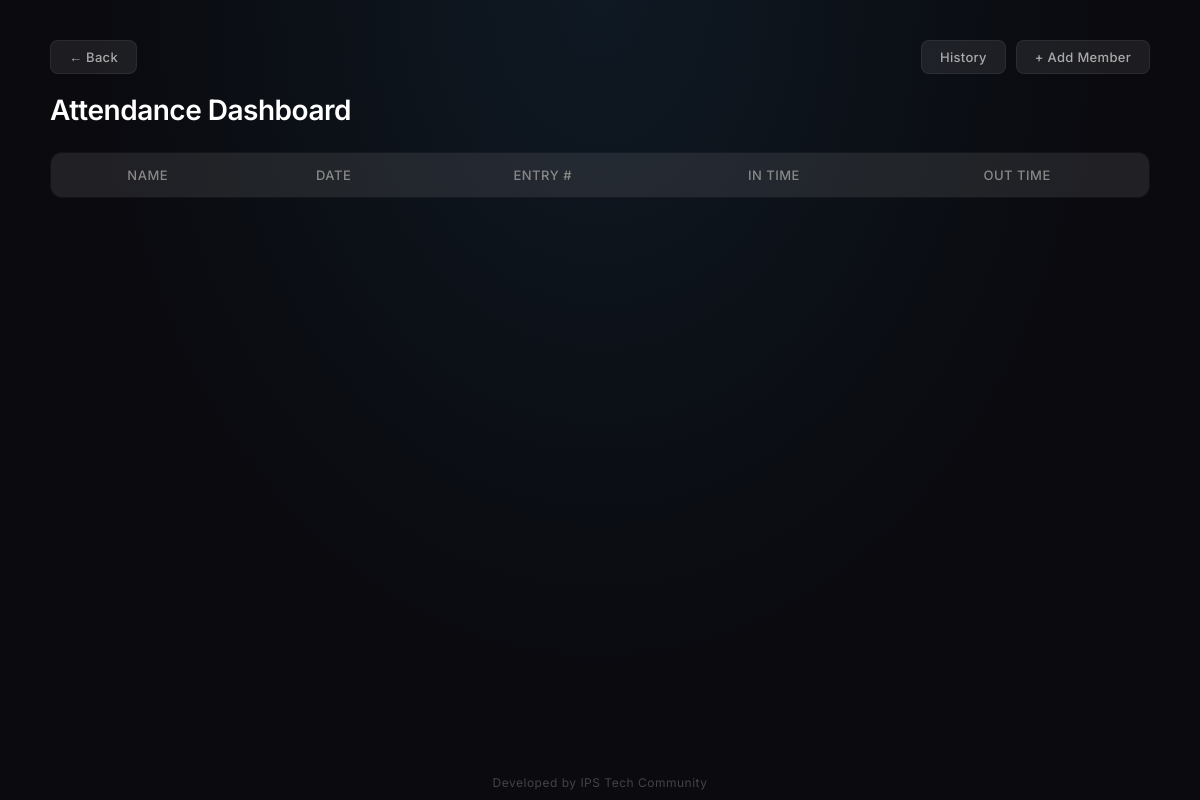
Page /dashboard on the earlier database version.
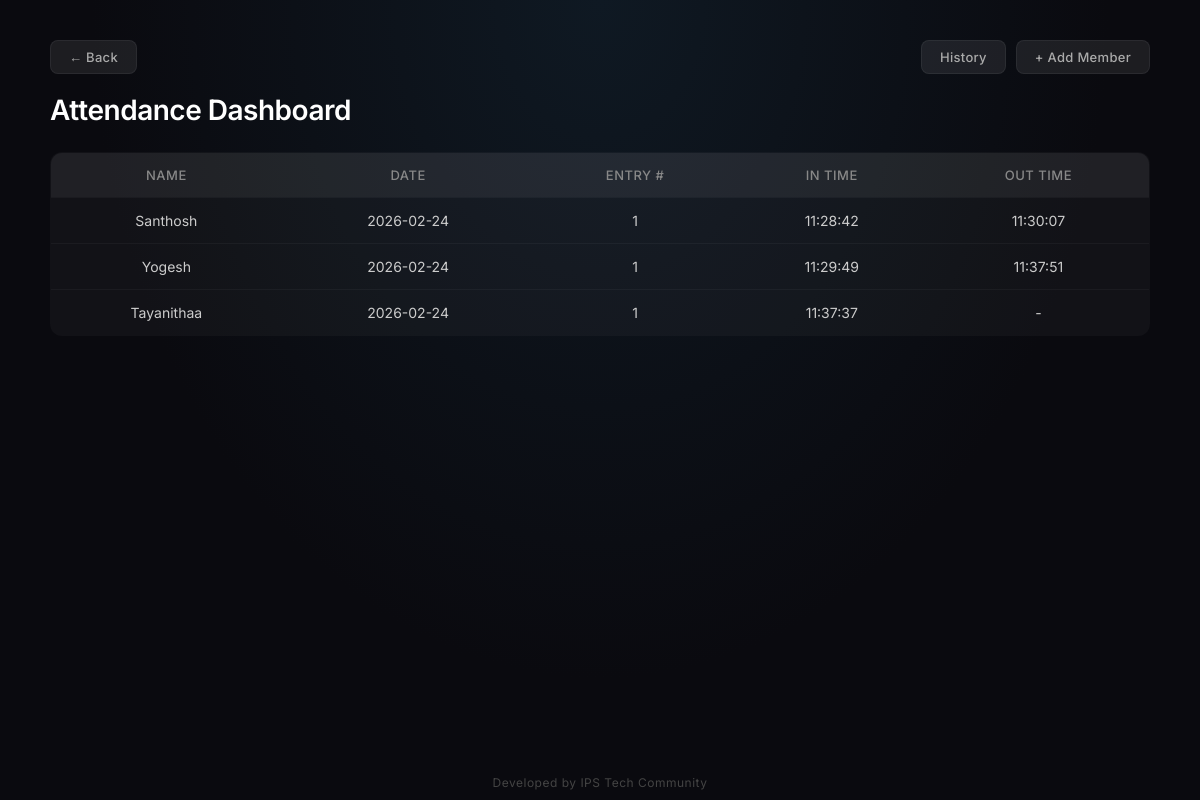
Same page on the later database version.
### tables this page shows
CREATE TABLE attendance (
            id INTEGER PRIMARY KEY AUTOINCREMENT,
            student_id INTEGER,
            date TEXT,
            in_time TEXT,
            out_time TEXT,
            entry_number INTEGER DEFAULT 1,
            FOREIGN KEY(student_id) REFERENCES students(id)
        );

CREATE TABLE students (
            id INTEGER PRIMARY KEY AUTOINCREMENT,
            name TEXT NOT NULL,
            roll_number TEXT,
            rfid_uid TEXT UNIQUE NOT NULL
        );

### app.py (the view)
@app.route("/dashboard")
def dashboard():
    conn = get_db()
    cursor = conn.cursor()
    records = cursor.execute('''
        SELECT students.name, attendance.date, attendance.in_time, attendance.out_time, attendance.entry_number
        FROM attendance
        JOIN students ON students.id = attendance.student_id
        ORDER BY attendance.date DESC, attendance.entry_number DESC
    ''').fetchall()
    conn.close()
    return render_template("dashboard.html", records=records)

### app.py (called while the page is built)
def get_db():
    conn = sqlite3.connect(DATABASE)
    conn.row_factory = sqlite3.Row
    return conn

### templates/dashboard.html (shortened to what this page needs)
<!DOCTYPE html>
<html>
<head>
    <link rel="stylesheet" href="{{ url_for('static', filename='style.css') }}">
</head>
<body>
<div class="dashboard-container">
    <div class="dashboard-header">
        <a href="/" class="back-btn">&larr; Back</a>
        <div class="dashboard-header-right">
            <a href="/history" class="history-btn">History</a>
            <a href="#" class="add-member-btn" onclick="showPasswordModal()">+ Add Member</a>
        </div>
    </div>
    <h1>Attendance Dashboard</h1>
    <table>
        <thead>
            <tr>
                <th>Name</th>
                <th>Date</th>
                <th>Entry #</th>
                <th>In Time</th>
                <th>Out Time</th>
            </tr>
        </thead>
        <tbody>
            {% for record in records %}
            <tr>
                <td>{{ record.name }}</td>
                <td>{{ record.date }}</td>
                <td>{{ record.entry_number }}</td>
                <td>{{ record.in_time }}</td>
                <td>{{ record.out_time if record.out_time else '-' }}</td>
            </tr>
            {% endfor %}
        </tbody>
    </table>
</div>
<footer class="footer">Developed by IPS Tech Community</footer>
</body>
</html>

### static/style.css (style rules this page uses)
body { margin: 0; font-family: 'Inter', 'Segoe UI', sans-serif; background: #0a0a0f; color: white; }
.footer { position: fixed; bottom: 0; left: 0; width: 100%; text-align: center; padding: 10px 0; font-size: 12px; color: #444; background: transparent; letter-spacing: 0.5px; }
.dashboard-container { padding: 40px 50px; position: relative; min-height: 100vh; box-sizing: border-box; background: radial-gradient(ellipse at top, #0f1923 0%, #0a0a0f 60%); }
.back-btn { display: inline-block; padding: 8px 18px; background: rgba(255, 255, 255, 0.08); color: #aaa; text-decoration: none; border-radius: 8px; font-size: 13px; font-weight: 500; transition: all 0.3s; border: 1px solid rgba(255, 255, 255, 0.06); letter-spacing: 0.3px; }
.dashboard-header { display: flex; justify-content: space-between; align-items: center; margin-bottom: 10px; }
.dashboard-container h1 { margin-bottom: 25px; font-size: 28px; font-weight: 600; letter-spacing: -0.5px; }
table { width: 100%; border-collapse: collapse; background: rgba(255, 255, 255, 0.03); border: 1px solid rgba(255, 255, 255, 0.06); border-radius: 12px; overflow: hidden; }
th, td { padding: 14px 16px; text-align: center; }
th { background: rgba(255, 255, 255, 0.06); font-weight: 500; font-size: 13px; text-transform: uppercase; letter-spacing: 0.5px; color: #888; }
td { font-size: 14px; color: #ccc; border-top: 1px solid rgba(255, 255, 255, 0.04); }
.add-member-btn { padding: 8px 18px; background: rgba(255, 255, 255, 0.08); color: #aaa; text-decoration: none; border-radius: 8px; font-size: 13px; font-weight: 500; transition: all 0.3s; border: 1px solid rgba(255, 255, 255, 0.06); letter-spacing: 0.3px; }
.dashboard-header-right { display: flex; gap: 10px; align-items: center; }
.history-btn { padding: 8px 18px; background: rgba(255, 255, 255, 0.08); color: #aaa; text-decoration: none; border-radius: 8px; font-size: 13px; font-weight: 500; transition: all 0.3s; border: 1px solid rgba(255, 255, 255, 0.06); letter-spacing: 0.3px; }

Differences in the rows shown:
added attendance: name "Santhosh", date "2026-02-24", entry_number "1", in_time "11:28:42", out_time "11:30:07"
added attendance: name "Yogesh", date "2026-02-24", entry_number "1", in_time "11:29:49", out_time "11:37:51"
added attendance: name "Tayanithaa", date "2026-02-24", entry_number "1", in_time "11:37:37", out_time "-"
